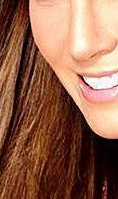
#> input picture sample_cuts/pred/000001.jpg, 118 x 199 px, found by its file name
$ jupyter execute canny_edge_example.ipynb
#> lines starting #> are read from the running program, lines starting #| are printed output that depends on the picture
### src/pre_processing/canny_edge_detection.py
# This code performs the Canny Edge Detection
# Its based on the following tutorial: https://towardsdatascience.com/canny-edge-detection-step-by-step-in-python-computer-vision-b49c3a2d8123

import cv2
import numpy as np

# Normalizes image from 0 to 255 and make the values integer
def normalize(image):
    image_t = ((image - np.min(image)) * 255 / (np.max(image) - np.min(image))).astype(np.uint8)
    return image_t

# Applies convolution on a grayscaled image with given kernel with FFT
def convFFT(image, kernel):
    kernel_t = np.fft.fft2(kernel, s=(image.shape[:2]), axes=(0, 1))
    image_t = np.fft.fft2(image, axes=(0, 1))

    image_t = image_t * kernel_t[:, :]
    image_t = np.fft.ifft2(image_t, axes=(0, 1)).real

    return image_t

def gaussianFilter(image):
    t = np.linspace(-10, 10, 30)
    bump = np.exp(-0.1*t**2)
    bump /= np.trapz(bump)
    kernel = bump[:, np.newaxis] * bump[np.newaxis, :]

    image_t = convFFT(image, kernel)
    image_t = normalize(image_t)

    return image_t

def sobelFilter(image):
    Kx = np.array([[-1, 0, 1], [-2, 0, 2], [-1, 0, 1]], np.float32)
    Ky = np.array([[1, 2, 1], [0, 0, 0], [-1, -2, -1]], np.float32)

    Ix = convFFT(image, Kx)
    Iy = convFFT(image, Ky)

    G = np.hypot(Ix, Iy)
    G = normalize(G)
    theta = np.arctan2(Iy, Ix)

    return (G, theta)

def non_max_suppression(img, D):
    M, N = img.shape
    Z = np.zeros((M,N), dtype=np.int32)
    angle = D * 180. / np.pi
    angle[angle < 0] += 180


    for i in range(1,M-1):
        for j in range(1,N-1):
            q = 255
            r = 255

            if (0 <= angle[i,j] < 22.5) or (157.5 <= angle[i,j] <= 180):
                q = img[i, j+1]
                r = img[i, j-1]
            elif (22.5 <= angle[i,j] < 67.5):
                q = img[i+1, j-1]
                r = img[i-1, j+1]
            elif (67.5 <= angle[i,j] < 112.5):
                q = img[i+1, j]
                r = img[i-1, j]
            elif (112.5 <= angle[i,j] < 157.5):
                q = img[i-1, j-1]
                r = img[i+1, j+1]

            if (img[i,j] >= q) and (img[i,j] >= r):
                Z[i,j] = img[i,j]
            else:
                Z[i,j] = 0

    return Z

def double_threshold(img, lowThresholdRatio=0.05, highThresholdRatio=0.09):
    highThreshold = img.max() * highThresholdRatio;
    lowThreshold = highThreshold * lowThresholdRatio;

    M, N = img.shape
    res = np.zeros((M,N), dtype=np.int32)

    weak = np.int32(25)
    strong = np.int32(255)

    strong_i, strong_j = np.where(img >= highThreshold)
    zeros_i, zeros_j = np.where(img < lowThreshold)

    weak_i, weak_j = np.where((img <= highThreshold) & (img >= lowThreshold))

    res[strong_i, strong_j] = strong
    res[weak_i, weak_j] = weak

    return (res, weak, strong)

def hysteresis(img, weak, strong=255):
    M, N = img.shape
    for i in range(1, M-1):
        for j in range(1, N-1):
            if (img[i,j] == weak):
                try:
                    if ((img[i+1, j-1] == strong) or (img[i+1, j] == strong) or (img[i+1, j+1] == strong)
                        or (img[i, j-1] == strong) or (img[i, j+1] == strong)
                        or (img[i-1, j-1] == strong) or (img[i-1, j] == strong) or (img[i-1, j+1] == strong)):
                        img[i, j] = strong
                    else:
                        img[i, j] = 0
                except IndexError as e:
                    pass
    return img

def cannyEdgeDetection(image):
    image_f = gaussianFilter(image)
    image_f, theta = sobelFilter(image_f)
    image_f = non_max_suppression(image_f, theta)
    image_f, weak, strong = double_threshold(image_f)
    image_f = hysteresis(image_f, weak, strong)

    return image_f

### src/pre_processing/canny_edge_example.ipynb
[cell 1]
import cv2
import numpy as np
import matplotlib.pyplot as plt

import canny_edge_detection

[cell 2]
face_cascade = cv2.CascadeClassifier('data/lbpcascade_frontalface.xml')

[cell 3]
image = cv2.imread('../sample_imgs/raw/000001.jpg')
#> image is the input picture: shape (199, 118, 3); mean B, G, R 78.2, 100.6, 147.4

gray = cv2.cvtColor(image, cv2.COLOR_BGR2GRAY)
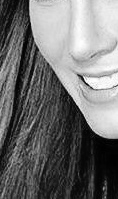
#> gray: shape (199, 118); min 0, max 255, mean 112.1
image_f = canny_edge_detection.cannyEdgeDetection(gray)
#> in convFFT, `kernel_t = np.fft.fft2(kernel, s=(image.shape[:2]), axes=(0, 1))`:
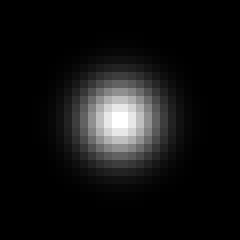
#> kernel: shape (30, 30) float64 (shown 8 times larger); min 3.12e-11, max 0.0148, mean 0.00111; drawn with min black and max white
#> in convFFT (call 2), `image_t = np.fft.ifft2(image_t, axes=(0, 1)).real`:
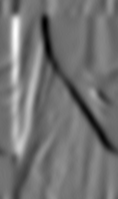
#> image_t: shape (199, 118) float64; min -172, max 210, mean 0; drawn with min black and max white
#> in convFFT (call 3), `image_t = np.fft.ifft2(image_t, axes=(0, 1)).real`:
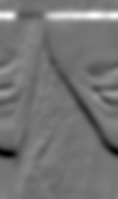
#> image_t: shape (199, 118) float64; min -184, max 218, mean 0; drawn with min black and max white
#> in normalize (call 2), `image_t = ((image - np.min(image)) * 255 / (np.max(image) - np.min(ima..`:
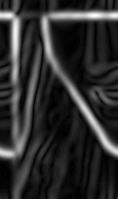
#> image_t: shape (199, 118); min 0, max 255, mean 45.4
#> in sobelFilter, `theta = np.arctan2(Iy, Ix)`:
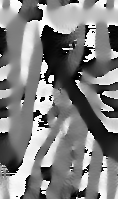
#> theta: shape (199, 118) float64; min -3.14, max 3.14, mean 0.0317; drawn with min black and max white
#> in non_max_suppression, `angle[angle < 0] += 180`:
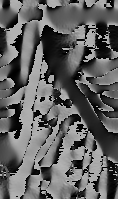
#> angle: shape (199, 118) float64; min 0, max 180, mean 97.8
#> after the loop in non_max_suppression, `for i in range(1,M-1):`:
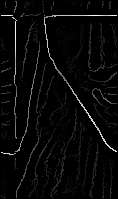
#> Z: shape (199, 118) int32; min 0, max 255, mean 7.9
#> in double_threshold, `highThreshold = img.max() * highThresholdRatio;`: highThreshold = 22.95
#> in double_threshold, `lowThreshold = highThreshold * lowThresholdRatio;`: lowThreshold = 1.15
#> in double_threshold, `strong_i, strong_j = np.where(img >= highThreshold)`: strong_i = 2300 values from 1 to 197; strong_j = 2300 values, max 116 at index 185, min 1 at index 96, mean 60.84
#> in double_threshold, `zeros_i, zeros_j = np.where(img < lowThreshold)`: zeros_i = 19612 values from 0 to 198; zeros_j = 19612 values, max 117 at index 117, min 0 at index 0, mean 57.77
#> in double_threshold, `weak_i, weak_j = np.where((img <= highThreshold) & (img >= lowThreshol..`: weak_i = 1570 values from 1 to 197; weak_j = 1570 values, max 116 at index 75, min 1 at index 72, mean 64.18
#> in cannyEdgeDetection, `image_f, weak, strong = double_threshold(image_f)`:
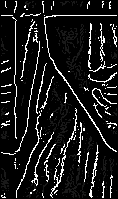
#> image_f: shape (199, 118) int32; min 0, max 255, mean 26.6
#> in cannyEdgeDetection, `image_f, weak, strong = double_threshold(image_f)`: weak = 25; strong = 255
#> after the loop in hysteresis, `for i in range(1, M-1):`:
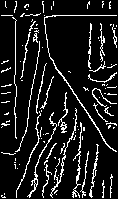
#> img: shape (199, 118) int32; 11.2% white in thin lines or dots

plt.imshow(image_f)

$ run again, with sample_cuts/pred/000002.jpg copied over sample_cuts/pred/000001.jpg
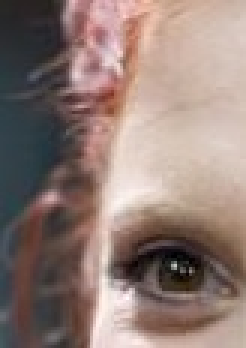
#> input picture sample_cuts/pred/000002.jpg, 82 x 116 px, found by its file name (shown 3 times larger)
#> image is the input picture: shape (116, 82, 3); mean B, G, R 117.5, 124.3, 144.4
#> highThreshold = 22.95
#> lowThreshold = 1.15
#> strong_i = 885 values from 1 to 114; strong_j = 885 values, max 80 at index 70, min 1 at index 56, mean 41.09
#> zeros_i = 8161 values from 0 to 115; zeros_j = 8161 values, max 81 at index 81, min 0 at index 0, mean 40.37
#> weak_i = 466 values from 1 to 114; weak_j = 466 values, max 80 at index 25, min 1 at index 26, mean 41.59
#> in cannyEdgeDetection, `image_f, weak, strong = double_threshold(image_f)`:
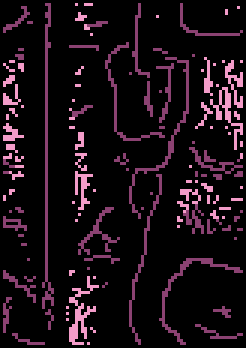
#> image_f: shape (116, 82) int32 (shown 3 times larger); 3 distinct labels, from 0 to 255; one colour per label, 0 black
#> weak = 25; strong = 255
#> after the loop in hysteresis, `for i in range(1, M-1):`:
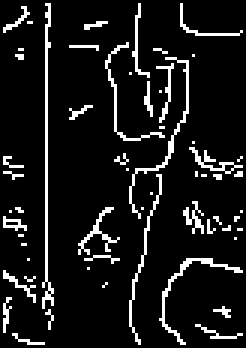
#> img: shape (116, 82) int32 (shown 3 times larger); 9.6% white in thin lines or dots

$ run again, with sample_cuts/pred/000003.jpg copied over sample_cuts/pred/000001.jpg
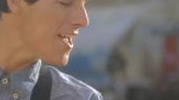
#> input picture sample_cuts/pred/000003.jpg, 179 x 100 px, found by its file name
#> image is the input picture: shape (100, 179, 3); mean B, G, R 104.6, 110.1, 121.8
#> highThreshold = 22.95
#> lowThreshold = 1.15
#> strong_i = 1842 values from 1 to 98; strong_j = 1842 values, max 177 at index 141, min 1 at index 112, mean 95.84
#> zeros_i = 14752 values from 0 to 99; zeros_j = 14752 values, max 178 at index 178, min 0 at index 0, mean 89.25
#> weak_i = 1306 values from 1 to 98; weak_j = 1306 values, max 177 at index 30, min 1 at index 24, mean 76.49
#> image_f: shape (100, 179) int32; 3 distinct labels, from 0 to 255
#> weak = 25; strong = 255
#> after the loop in hysteresis, `for i in range(1, M-1):`:
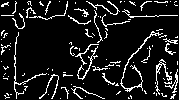
#> img: shape (100, 179) int32; 10.7% white in thin lines or dots
